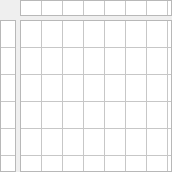
<?xml version="1.0" encoding="UTF-8"?>
<ui version="4.0">
 <class>MainWindow</class>
 <widget class="QMainWindow" name="MainWindow">
  <property name="geometry">
   <rect>
    <x>0</x>
    <y>0</y>
    <width>172</width>
    <height>172</height>
   </rect>
  </property>
  <property name="sizePolicy">
   <sizepolicy hsizetype="Maximum" vsizetype="Maximum">
    <horstretch>0</horstretch>
    <verstretch>0</verstretch>
   </sizepolicy>
  </property>
  <property name="minimumSize">
   <size>
    <width>36</width>
    <height>36</height>
   </size>
  </property>
  <property name="maximumSize">
   <size>
    <width>16777215</width>
    <height>16777215</height>
   </size>
  </property>
  <property name="windowTitle">
   <string>MainWindow</string>
  </property>
  <widget class="QWidget" name="centralwidget">
   <property name="sizePolicy">
    <sizepolicy hsizetype="Minimum" vsizetype="Minimum">
     <horstretch>0</horstretch>
     <verstretch>0</verstretch>
    </sizepolicy>
   </property>
   <property name="minimumSize">
    <size>
     <width>36</width>
     <height>36</height>
    </size>
   </property>
   <property name="maximumSize">
    <size>
     <width>16777215</width>
     <height>16777215</height>
    </size>
   </property>
   <property name="font">
    <font>
     <family>Open Sans Condensed</family>
     <pointsize>12</pointsize>
    </font>
   </property>
   <property name="contextMenuPolicy">
    <enum>Qt::NoContextMenu</enum>
   </property>
   <property name="autoFillBackground">
    <bool>true</bool>
   </property>
   <layout class="QGridLayout" name="gridLayout">
    <property name="leftMargin">
     <number>0</number>
    </property>
    <property name="topMargin">
     <number>0</number>
    </property>
    <property name="rightMargin">
     <number>0</number>
    </property>
    <property name="bottomMargin">
     <number>0</number>
    </property>
    <property name="spacing">
     <number>4</number>
    </property>
    <item row="1" column="1" alignment="Qt::AlignLeft|Qt::AlignTop">
     <widget class="QTableWidget" name="qDataField">
      <property name="sizePolicy">
       <sizepolicy hsizetype="Maximum" vsizetype="Minimum">
        <horstretch>255</horstretch>
        <verstretch>1</verstretch>
       </sizepolicy>
      </property>
      <property name="minimumSize">
       <size>
        <width>16</width>
        <height>16</height>
       </size>
      </property>
      <property name="maximumSize">
       <size>
        <width>16777215</width>
        <height>16777215</height>
       </size>
      </property>
      <property name="sizeIncrement">
       <size>
        <width>0</width>
        <height>0</height>
       </size>
      </property>
      <property name="font">
       <font>
        <family>Open Sans Condensed</family>
        <pointsize>12</pointsize>
       </font>
      </property>
      <property name="focusPolicy">
       <enum>Qt::NoFocus</enum>
      </property>
      <property name="contextMenuPolicy">
       <enum>Qt::NoContextMenu</enum>
      </property>
      <property name="verticalScrollBarPolicy">
       <enum>Qt::ScrollBarAlwaysOff</enum>
      </property>
      <property name="horizontalScrollBarPolicy">
       <enum>Qt::ScrollBarAlwaysOff</enum>
      </property>
      <property name="autoScroll">
       <bool>false</bool>
      </property>
      <property name="autoScrollMargin">
       <number>16</number>
      </property>
      <property name="editTriggers">
       <set>QAbstractItemView::NoEditTriggers</set>
      </property>
      <property name="showDropIndicator" stdset="0">
       <bool>false</bool>
      </property>
      <property name="dragDropOverwriteMode">
       <bool>false</bool>
      </property>
      <property name="selectionMode">
       <enum>QAbstractItemView::NoSelection</enum>
      </property>
      <property name="cornerButtonEnabled">
       <bool>false</bool>
      </property>
      <property name="rowCount">
       <number>1</number>
      </property>
      <property name="columnCount">
       <number>10</number>
      </property>
      <attribute name="horizontalHeaderVisible">
       <bool>false</bool>
      </attribute>
      <attribute name="horizontalHeaderCascadingSectionResizes">
       <bool>false</bool>
      </attribute>
      <attribute name="horizontalHeaderMinimumSectionSize">
       <number>15</number>
      </attribute>
      <attribute name="horizontalHeaderDefaultSectionSize">
       <number>15</number>
      </attribute>
      <attribute name="horizontalHeaderHighlightSections">
       <bool>false</bool>
      </attribute>
      <attribute name="verticalHeaderVisible">
       <bool>false</bool>
      </attribute>
      <attribute name="verticalHeaderMinimumSectionSize">
       <number>15</number>
      </attribute>
      <attribute name="verticalHeaderDefaultSectionSize">
       <number>15</number>
      </attribute>
      <attribute name="verticalHeaderHighlightSections">
       <bool>false</bool>
      </attribute>
      <row/>
      <column/>
      <column/>
      <column/>
      <column/>
      <column/>
      <column/>
      <column/>
      <column/>
      <column/>
      <column/>
     </widget>
    </item>
    <item row="2" column="1" alignment="Qt::AlignLeft|Qt::AlignTop">
     <widget class="QTableWidget" name="qField">
      <property name="sizePolicy">
       <sizepolicy hsizetype="Maximum" vsizetype="Maximum">
        <horstretch>255</horstretch>
        <verstretch>255</verstretch>
       </sizepolicy>
      </property>
      <property name="minimumSize">
       <size>
        <width>15</width>
        <height>15</height>
       </size>
      </property>
      <property name="maximumSize">
       <size>
        <width>16777215</width>
        <height>16777215</height>
       </size>
      </property>
      <property name="font">
       <font>
        <family>Open Sans Condensed</family>
        <pointsize>12</pointsize>
        <italic>false</italic>
        <stylestrategy>PreferDefault</stylestrategy>
        <kerning>false</kerning>
       </font>
      </property>
      <property name="focusPolicy">
       <enum>Qt::NoFocus</enum>
      </property>
      <property name="contextMenuPolicy">
       <enum>Qt::NoContextMenu</enum>
      </property>
      <property name="toolTipDuration">
       <number>0</number>
      </property>
      <property name="autoFillBackground">
       <bool>true</bool>
      </property>
      <property name="lineWidth">
       <number>0</number>
      </property>
      <property name="verticalScrollBarPolicy">
       <enum>Qt::ScrollBarAlwaysOff</enum>
      </property>
      <property name="horizontalScrollBarPolicy">
       <enum>Qt::ScrollBarAlwaysOff</enum>
      </property>
      <property name="autoScroll">
       <bool>false</bool>
      </property>
      <property name="autoScrollMargin">
       <number>16</number>
      </property>
      <property name="editTriggers">
       <set>QAbstractItemView::NoEditTriggers</set>
      </property>
      <property name="tabKeyNavigation">
       <bool>false</bool>
      </property>
      <property name="showDropIndicator" stdset="0">
       <bool>false</bool>
      </property>
      <property name="dragDropOverwriteMode">
       <bool>false</bool>
      </property>
      <property name="selectionMode">
       <enum>QAbstractItemView::NoSelection</enum>
      </property>
      <property name="cornerButtonEnabled">
       <bool>false</bool>
      </property>
      <property name="rowCount">
       <number>10</number>
      </property>
      <property name="columnCount">
       <number>10</number>
      </property>
      <attribute name="horizontalHeaderVisible">
       <bool>false</bool>
      </attribute>
      <attribute name="horizontalHeaderCascadingSectionResizes">
       <bool>false</bool>
      </attribute>
      <attribute name="horizontalHeaderMinimumSectionSize">
       <number>15</number>
      </attribute>
      <attribute name="horizontalHeaderDefaultSectionSize">
       <number>15</number>
      </attribute>
      <attribute name="horizontalHeaderHighlightSections">
       <bool>false</bool>
      </attribute>
      <attribute name="verticalHeaderVisible">
       <bool>false</bool>
      </attribute>
      <attribute name="verticalHeaderMinimumSectionSize">
       <number>15</number>
      </attribute>
      <attribute name="verticalHeaderDefaultSectionSize">
       <number>15</number>
      </attribute>
      <attribute name="verticalHeaderHighlightSections">
       <bool>false</bool>
      </attribute>
      <row/>
      <row/>
      <row/>
      <row/>
      <row/>
      <row/>
      <row/>
      <row/>
      <row/>
      <row/>
      <column/>
      <column/>
      <column/>
      <column/>
      <column/>
      <column/>
      <column/>
      <column/>
      <column/>
      <column/>
     </widget>
    </item>
    <item row="2" column="0" alignment="Qt::AlignLeft|Qt::AlignTop">
     <widget class="QTableWidget" name="qBrickField">
      <property name="enabled">
       <bool>true</bool>
      </property>
      <property name="sizePolicy">
       <sizepolicy hsizetype="Minimum" vsizetype="Maximum">
        <horstretch>1</horstretch>
        <verstretch>255</verstretch>
       </sizepolicy>
      </property>
      <property name="minimumSize">
       <size>
        <width>16</width>
        <height>16</height>
       </size>
      </property>
      <property name="maximumSize">
       <size>
        <width>16777215</width>
        <height>16777215</height>
       </size>
      </property>
      <property name="sizeIncrement">
       <size>
        <width>0</width>
        <height>0</height>
       </size>
      </property>
      <property name="baseSize">
       <size>
        <width>0</width>
        <height>0</height>
       </size>
      </property>
      <property name="font">
       <font>
        <family>Open Sans Condensed</family>
        <pointsize>12</pointsize>
       </font>
      </property>
      <property name="focusPolicy">
       <enum>Qt::NoFocus</enum>
      </property>
      <property name="contextMenuPolicy">
       <enum>Qt::NoContextMenu</enum>
      </property>
      <property name="verticalScrollBarPolicy">
       <enum>Qt::ScrollBarAlwaysOff</enum>
      </property>
      <property name="horizontalScrollBarPolicy">
       <enum>Qt::ScrollBarAlwaysOff</enum>
      </property>
      <property name="autoScroll">
       <bool>false</bool>
      </property>
      <property name="autoScrollMargin">
       <number>16</number>
      </property>
      <property name="editTriggers">
       <set>QAbstractItemView::NoEditTriggers</set>
      </property>
      <property name="showDropIndicator" stdset="0">
       <bool>false</bool>
      </property>
      <property name="dragDropOverwriteMode">
       <bool>false</bool>
      </property>
      <property name="dragDropMode">
       <enum>QAbstractItemView::NoDragDrop</enum>
      </property>
      <property name="selectionMode">
       <enum>QAbstractItemView::NoSelection</enum>
      </property>
      <property name="gridStyle">
       <enum>Qt::SolidLine</enum>
      </property>
      <property name="cornerButtonEnabled">
       <bool>false</bool>
      </property>
      <property name="rowCount">
       <number>10</number>
      </property>
      <property name="columnCount">
       <number>1</number>
      </property>
      <attribute name="horizontalHeaderVisible">
       <bool>false</bool>
      </attribute>
      <attribute name="horizontalHeaderCascadingSectionResizes">
       <bool>false</bool>
      </attribute>
      <attribute name="horizontalHeaderMinimumSectionSize">
       <number>15</number>
      </attribute>
      <attribute name="horizontalHeaderDefaultSectionSize">
       <number>15</number>
      </attribute>
      <attribute name="horizontalHeaderHighlightSections">
       <bool>false</bool>
      </attribute>
      <attribute name="verticalHeaderVisible">
       <bool>false</bool>
      </attribute>
      <attribute name="verticalHeaderMinimumSectionSize">
       <number>15</number>
      </attribute>
      <attribute name="verticalHeaderDefaultSectionSize">
       <number>15</number>
      </attribute>
      <attribute name="verticalHeaderHighlightSections">
       <bool>false</bool>
      </attribute>
      <row/>
      <row/>
      <row/>
      <row/>
      <row/>
      <row/>
      <row/>
      <row/>
      <row/>
      <row/>
      <column/>
     </widget>
    </item>
   </layout>
  </widget>
 </widget>
 <resources/>
 <connections/>
</ui>
